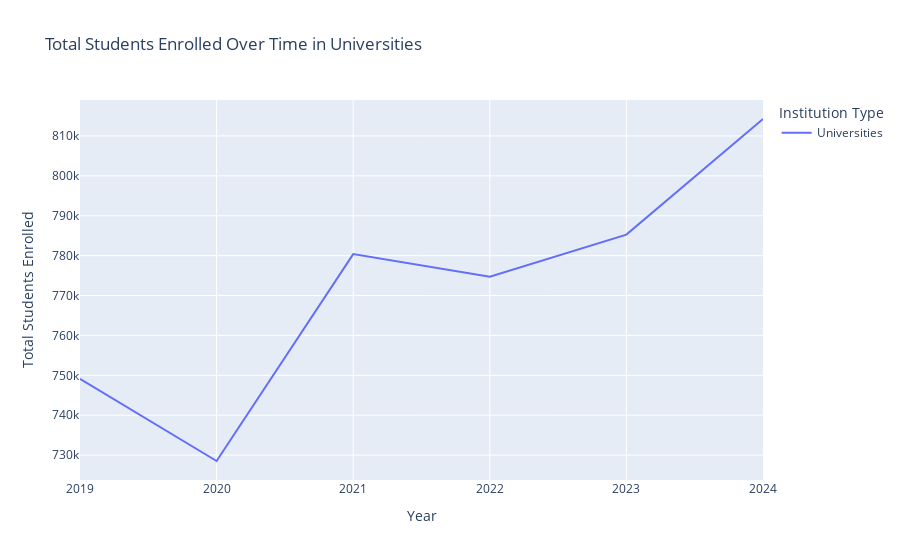

Notebook cell for this chart:
### Markdown cell above
In Chile, there are three types of institutions recognized by the Ministry of Education that can grant professional and technical degrees: Universities, Professional Institutes, and Technical Training Centers. With this visualization, I aimed to analyze changes over time by institution type. However, due to the significant difference in the number of students enrolled in each type, it is challenging to determine whether there was a substantial change during this period. What this graph clearly shows is that universities have the highest number of enrolled students, followed by professional institutes, and finally, technical training centers.

### Code cell
typeofinstitution1 = typeofinstitution[typeofinstitution['Institution Type_1']=='Universities']
fig4 = px.line(
    typeofinstitution1,
    x='Year',
    y='Count',
    color='Institution Type_1',
    title='Total Students Enrolled Over Time in Universities',
    labels={'year': 'Year', 'Count': 'Total Students Enrolled', 'Institution Type_1':'Institution Type'})
fig4

### Figure 1 — Plotly figure (JSON) as saved in the notebook; plotly's stock layout.template omitted (floating-point values rounded to 4 significant figures)
{"data": [{"hovertemplate": "Institution Type=Universities<br>Year=%{x}<br>Total Students Enrolled=%{y}<extra></extra>", "legendgroup": "Universities", "line": {"color": "#636efa", "dash": "solid"}, "marker": {"symbol": "circle"}, "mode": "lines", "name": "Universities", "orientation": "v", "showlegend": true, "type": "scatter", "x": [2019, 2020, 2021, 2022, 2023, 2024], "xaxis": "x", "y": [749143, 728522, 780386, 774688, 785272, 814250], "yaxis": "y"}], "layout": {"autosize": true, "legend": {"title": {"text": "Institution Type"}, "tracegroupgap": 0}, "title": {"text": "Total Students Enrolled Over Time in Universities"}, "xaxis": {"anchor": "y", "autorange": true, "domain": [0, 1], "range": [2019, 2024], "title": {"text": "Year"}, "type": "linear"}, "yaxis": {"anchor": "x", "autorange": true, "domain": [0, 1], "range": [723800.0, 819000.0], "title": {"text": "Total Students Enrolled"}, "type": "linear"}}}
